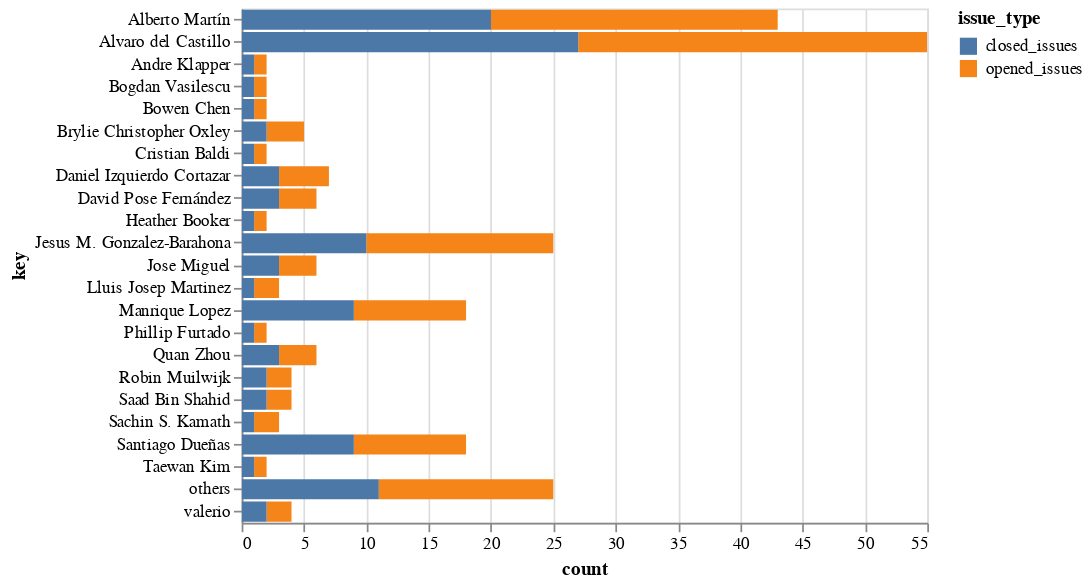

Here is the notebook cell this chart was saved with:
### Code cell
alt.Chart(all_issues).mark_bar().encode(
    x='count',
    y='key',
    color='issue_type'
).interactive()

### Figure 1 — Vega-Lite specification as saved in the notebook (floating-point values rounded to 4 significant figures)
{"$schema": "https://vega.github.io/schema/vega-lite/v2.4.3.json", "config": {"view": {"height": 300, "width": 400}}, "data": {"values": [{"count": 28, "issue_type": "opened_issues", "key": "Alvaro del Castillo"}, {"count": 27, "issue_type": "closed_issues", "key": "Alvaro del Castillo"}, {"count": 23, "issue_type": "opened_issues", "key": "Alberto Martín"}, {"count": 20, "issue_type": "closed_issues", "key": "Alberto Martín"}, {"count": 15, "issue_type": "opened_issues", "key": "Jesus M. Gonzalez-Barahona"}, {"count": 10, "issue_type": "closed_issues", "key": "Jesus M. Gonzalez-Barahona"}, {"count": 14, "issue_type": "opened_issues", "key": "others"}, {"count": 11, "issue_type": "closed_issues", "key": "others"}, {"count": 9, "issue_type": "opened_issues", "key": "Manrique Lopez"}, {"count": 9, "issue_type": "closed_issues", "key": "Manrique Lopez"}, {"count": 9, "issue_type": "opened_issues", "key": "Santiago Dueñas"}, {"count": 9, "issue_type": "closed_issues", "key": "Santiago Dueñas"}, {"count": 4, "issue_type": "opened_issues", "key": "Daniel Izquierdo Cortazar"}, {"count": 3, "issue_type": "closed_issues", "key": "Daniel Izquierdo Cortazar"}, {"count": 3, "issue_type": "opened_issues", "key": "Brylie Christopher Oxley"}, {"count": 2, "issue_type": "closed_issues", "key": "Brylie Christopher Oxley"}, {"count": 3, "issue_type": "opened_issues", "key": "David Pose Fernández"}, {"count": 3, "issue_type": "closed_issues", "key": "David Pose Fernández"}, {"count": 3, "issue_type": "opened_issues", "key": "Jose Miguel"}, {"count": 3, "issue_type": "closed_issues", "key": "Jose Miguel"}, {"count": 3, "issue_type": "opened_issues", "key": "Quan Zhou"}, {"count": 3, "issue_type": "closed_issues", "key": "Quan Zhou"}, {"count": 2, "issue_type": "opened_issues", "key": "Lluis Josep Martinez"}, {"count": 1, "issue_type": "closed_issues", "key": "Lluis Josep Martinez"}, {"count": 2, "issue_type": "opened_issues", "key": "Robin Muilwijk"}, {"count": 2, "issue_type": "closed_issues", "key": "Robin Muilwijk"}, {"count": 2, "issue_type": "opened_issues", "key": "Saad Bin Shahid"}, {"count": 2, "issue_type": "closed_issues", "key": "Saad Bin Shahid"}, {"count": 2, "issue_type": "opened_issues", "key": "Sachin S. Kamath"}, {"count": 1, "issue_type": "closed_issues", "key": "Sachin S. Kamath"}, {"count": 2, "issue_type": "opened_issues", "key": "valerio"}, {"count": 2, "issue_type": "closed_issues", "key": "valerio"}, {"count": 1, "issue_type": "opened_issues", "key": "Andre Klapper"}, {"count": 1, "issue_type": "closed_issues", "key": "Andre Klapper"}, {"count": 1, "issue_type": "opened_issues", "key": "Bogdan Vasilescu"}, {"count": 1, "issue_type": "closed_issues", "key": "Bogdan Vasilescu"}, {"count": 1, "issue_type": "opened_issues", "key": "Bowen Chen"}, {"count": 1, "issue_type": "closed_issues", "key": "Bowen Chen"}, {"count": 1, "issue_type": "opened_issues", "key": "Cristian Baldi"}, {"count": 1, "issue_type": "closed_issues", "key": "Cristian Baldi"}, {"count": 1, "issue_type": "opened_issues", "key": "Heather Booker"}, {"count": 1, "issue_type": "closed_issues", "key": "Heather Booker"}, {"count": 1, "issue_type": "opened_issues", "key": "Phillip Furtado"}, {"count": 1, "issue_type": "closed_issues", "key": "Phillip Furtado"}, {"count": 1, "issue_type": "opened_issues", "key": "Taewan Kim"}, {"count": 1, "issue_type": "closed_issues", "key": "Taewan Kim"}]}, "encoding": {"color": {"field": "issue_type", "type": "nominal"}, "x": {"field": "count", "type": "quantitative"}, "y": {"field": "key", "type": "nominal"}}, "mark": "bar", "selection": {"selector006": {"bind": "scales", "encodings": ["x", "y"], "mark": {"fill": "#333", "fillOpacity": 0.125, "stroke": "white"}, "on": "[mousedown, window:mouseup] > window:mousemove!", "resolve": "global", "translate": "[mousedown, window:mouseup] > window:mousemove!", "type": "interval", "zoom": "wheel!"}}}
